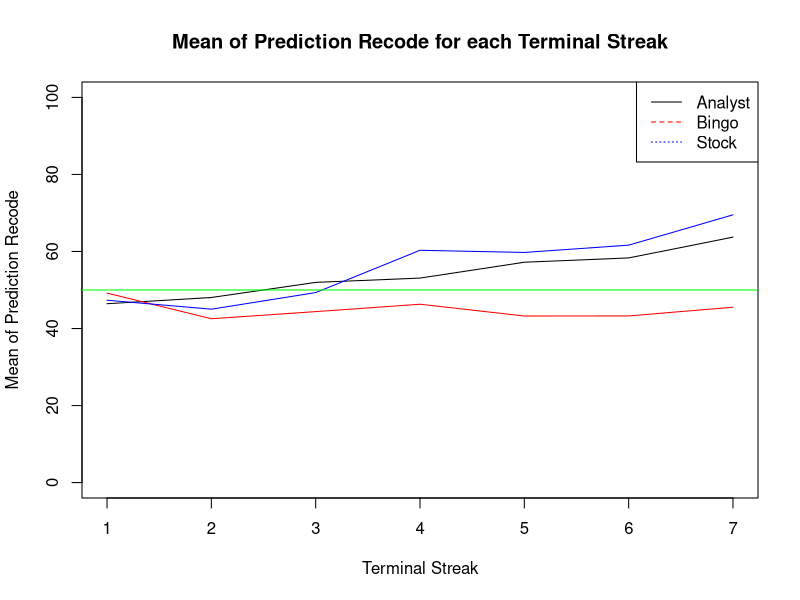

Write the R code that produced this figure.
## ---- chunk 1
library(readxl)
data <- read_excel("../Data/PredictingOutcomes_ParticipantPredictions.xlsx", sheet = "Study 2A")

# divide the data based on the generator
data1 <- data[data$generator == "analyst",]
data2 <- data[data$generator == "bingo",]
data3 <- data[data$generator == "stock",]
## ---- chunk 2
nrow(data1)
nrow(data2)
nrow(data3)
## ---- chunk 3
length(data1$prediction_recode)
length(data1$terminal_streak)
## ---- chunk 4
mean1 <- aggregate(data1$prediction_recode, by = list(data1$terminal_streak_length), FUN = mean)
## ---- chunk 5
mean2 <- aggregate(data2$prediction_recode, by = list(data2$terminal_streak_length), FUN = mean)
mean3 <- aggregate(data3$prediction_recode, by = list(data3$terminal_streak_length), FUN = mean)
## ---- chunk 6
plot(mean1$Group.1,mean1$x, type = "l",ylim=c(0,100), xlab = "Terminal Streak", ylab = "Mean of Prediction Recode", main = "Mean of Prediction Recode for each Terminal Streak")
lines(mean2$Group.1,mean2$x, col = "red")
lines(mean3$Group.1,mean3$x,  col = "blue")
abline(h = 50, col = "green")
legend("topright", legend = c("Analyst", "Bingo", "Stock"), col = c("black", "red", "blue"), lty = 1:3)
